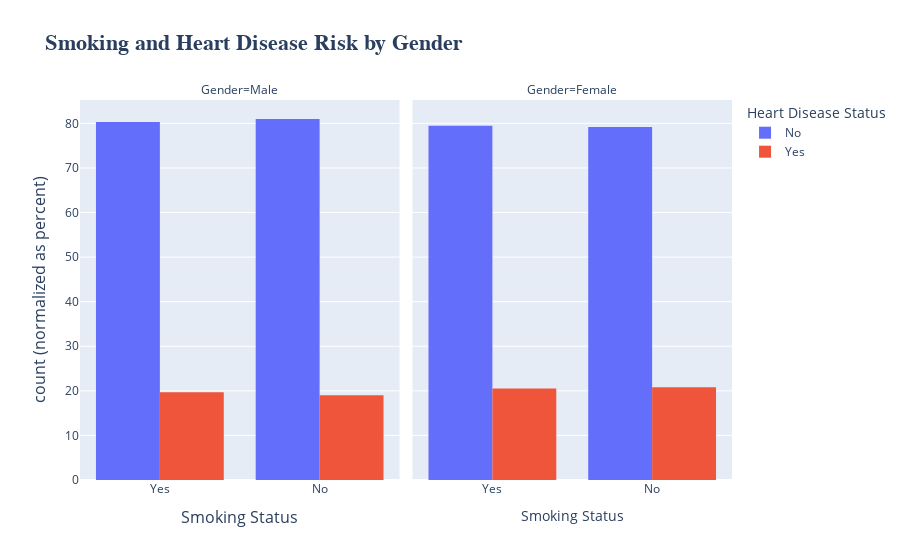

Notebook code for this chart:
### Markdown cell above
### Smoking & Gender & Target

### Code cell
df_clean = df.dropna(subset=["Gender"])

fig = px.histogram(
    df_clean,
    x="Smoking",
    color="Heart Disease Status",
    facet_col="Gender",
    barnorm="percent",
    barmode="group",
    title="Smoking and Heart Disease Risk by Gender",
    labels={
        "Smoking": "Smoking Status",
        "Heart Disease Status": "Heart Disease Status",
        "percent": "Percentage"
    }
)

fig.update_layout(
    title_font=dict(size=22, family="Arial", weight="bold"),
    xaxis_title_font=dict(size=16),
    yaxis_title_font=dict(size=16),
    legend_title_font=dict(size=14)
)

fig.show()

### Figure 1 — Plotly figure (JSON) as saved in the notebook; plotly's stock layout.template omitted (floating-point values rounded to 4 significant figures; data arrays with more than 128 entries replaced by an {"elided": "..."} marker saying what was removed)
{"data": [{"alignmentgroup": "True", "bingroup": "x", "hovertemplate": "Heart Disease Status=No<br>Gender=Male<br>Smoking Status=%{x}<br>count (normalized as percent)=%{y}<extra></extra>", "legendgroup": "No", "marker": {"color": "#636efa", "pattern": {"shape": ""}}, "name": "No", "offsetgroup": "No", "orientation": "v", "showlegend": true, "type": "histogram", "x": {"elided": "4034 str values"}, "xaxis": "x", "yaxis": "y"}, {"alignmentgroup": "True", "bingroup": "x", "hovertemplate": "Heart Disease Status=No<br>Gender=Female<br>Smoking Status=%{x}<br>count (normalized as percent)=%{y}<extra></extra>", "legendgroup": "No", "marker": {"color": "#636efa", "pattern": {"shape": ""}}, "name": "No", "offsetgroup": "No", "orientation": "v", "showlegend": false, "type": "histogram", "x": {"elided": "3948 str values"}, "xaxis": "x2", "yaxis": "y2"}, {"alignmentgroup": "True", "bingroup": "x", "hovertemplate": "Heart Disease Status=Yes<br>Gender=Male<br>Smoking Status=%{x}<br>count (normalized as percent)=%{y}<extra></extra>", "legendgroup": "Yes", "marker": {"color": "#EF553B", "pattern": {"shape": ""}}, "name": "Yes", "offsetgroup": "Yes", "orientation": "v", "showlegend": true, "type": "histogram", "x": {"elided": "969 str values"}, "xaxis": "x", "yaxis": "y"}, {"alignmentgroup": "True", "bingroup": "x", "hovertemplate": "Heart Disease Status=Yes<br>Gender=Female<br>Smoking Status=%{x}<br>count (normalized as percent)=%{y}<extra></extra>", "legendgroup": "Yes", "marker": {"color": "#EF553B", "pattern": {"shape": ""}}, "name": "Yes", "offsetgroup": "Yes", "orientation": "v", "showlegend": false, "type": "histogram", "x": {"elided": "1030 str values"}, "xaxis": "x2", "yaxis": "y2"}], "layout": {"annotations": [{"font": {}, "showarrow": false, "text": "Gender=Male", "x": 0.245, "xanchor": "center", "xref": "paper", "y": 1, "yanchor": "bottom", "yref": "paper"}, {"font": {}, "showarrow": false, "text": "Gender=Female", "x": 0.755, "xanchor": "center", "xref": "paper", "y": 1, "yanchor": "bottom", "yref": "paper"}], "barmode": "group", "barnorm": "percent", "legend": {"title": {"font": {"size": 14}, "text": "Heart Disease Status"}, "tracegroupgap": 0}, "title": {"font": {"family": "Arial", "size": 22, "weight": "bold"}, "text": "Smoking and Heart Disease Risk by Gender"}, "xaxis": {"anchor": "y", "domain": [0, 0.49], "title": {"font": {"size": 16}, "text": "Smoking Status"}}, "xaxis2": {"anchor": "y2", "domain": [0.51, 1], "matches": "x", "title": {"text": "Smoking Status"}}, "yaxis": {"anchor": "x", "domain": [0, 1], "title": {"font": {"size": 16}, "text": "count (normalized as percent)"}}, "yaxis2": {"anchor": "x2", "domain": [0, 1], "matches": "y", "showticklabels": false}}}
